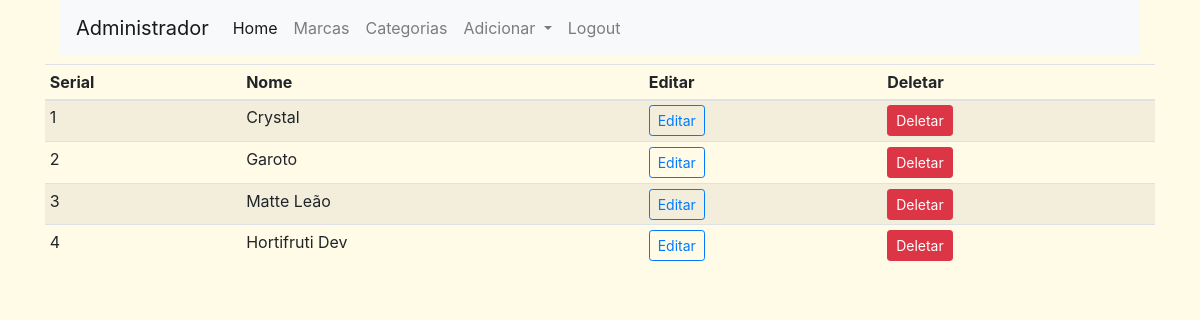
Page /marcas (signed in) on the earlier database version.
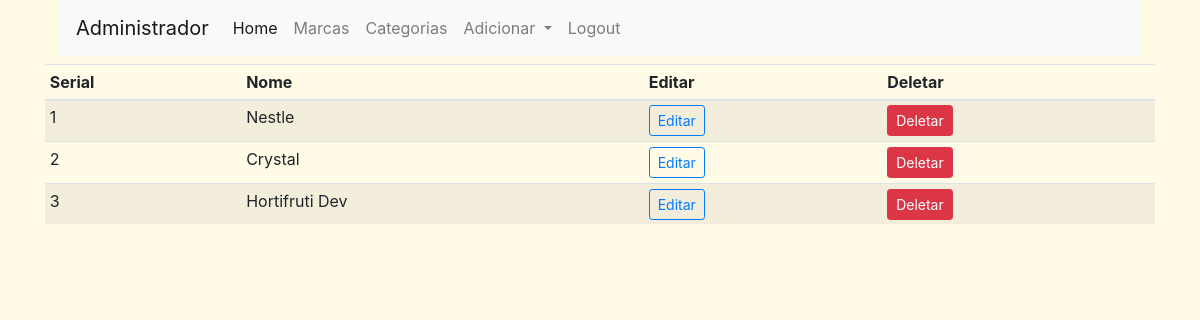
Same page on the later database version.
### loja/produtos/models.py (models this page shows)
class Marca(db.Model):
    id = db.Column(db.Integer, primary_key=True)
    name = db.Column(db.String(30),nullable=False,unique=True)

### loja/admin/rotas.py (the view)
@app.route('/marcas')
def marcas():
    if 'email' not in session:
        flash(f'Realize o login!','danger')
        return redirect(url_for('login'))
    marcas = Marca.query.order_by(Marca.id.desc()).all()
    return render_template('admin/marca.html', title = 'Pagina Marcas', marcas=marcas)

### loja/templates/admin/marca.html (shortened to what this page needs)
{% extends 'layouts.html' %}
{% block content %}
<div class="container">
<div class="container">
  <nav class="navbar navbar-expand-lg navbar-light bg-light">
      <a class="navbar-brand" href="#">Administrador</a>
      <div class="collapse navbar-collapse" id="navbarSupportedContent">
        <ul class="navbar-nav mr-auto">
          <li class="nav-item active">
            <a class="nav-link" href="/admin">Home <span class="sr-only">(current)</span></a>
          </li>
          <li class="nav-item">
            <a class="nav-link" href="/marcas">Marcas</a>
          </li>
          <li class="nav-item">
              <a class="nav-link" href="/categorias">Categorias</a>
            </li>
          <li class="nav-item dropdown">
            <a class="nav-link dropdown-toggle" href="#" id="navbarDropdown" role="button" data-toggle="dropdown" aria-haspopup="true" aria-expanded="false">
              Adicionar
            </a>
          </li>
          <li class="nav-item">
            <a class="nav-link padding-left: 10pt;" href="/admin/logout">Logout</a>
          </li>
        </ul>
      </div>
    </nav>
</div>
<div class="containter mt-2">
    <table class="table table-sm table-striped">
        <thead>
            <th>Serial</th>
            <th>Nome</th>
            <th>Editar</th>
            <th>Deletar</th>
        </thead>
        <tbody>
            {% if marcas %}
            {% for marca in marcas %}
            <tr>
                <td>{{loop.index}}</td>
                <td>{{marca.name}}</td>
                <td><a href="{{url_for('updatemarca', id=marca.id)}}" class="btn btn-sm btn-outline-primary">Editar</a></td>
                <td>
                  <button type="button" class="btn btn-danger btn-sm" data-toggle="modal" data-target="#exampleModal{{marca.id}}">
                    Deletar
                  </button>
                </td>
            </tr>
            {% endfor %}
            {% endif %}
        </tbody>
    </table>
</div>
</div>
{% endblock content %}

### loja/templates/layouts.html (shortened to what this page needs)
<!doctype html>
<html lang="en">
  <head>
    <link rel="stylesheet" href="{{url_for('static', filename='css/bootstrap.min.css')}}">
  </head>
  <body style="margin: 0;
  background-color: #FFFBE7">
    {% block content %}
    {% endblock content %}
  </body>
</html>

Differences in the rows shown:
removed Marca: name "Garoto"
removed Marca: name "Matte Leão"
added Marca: name "Nestle"
